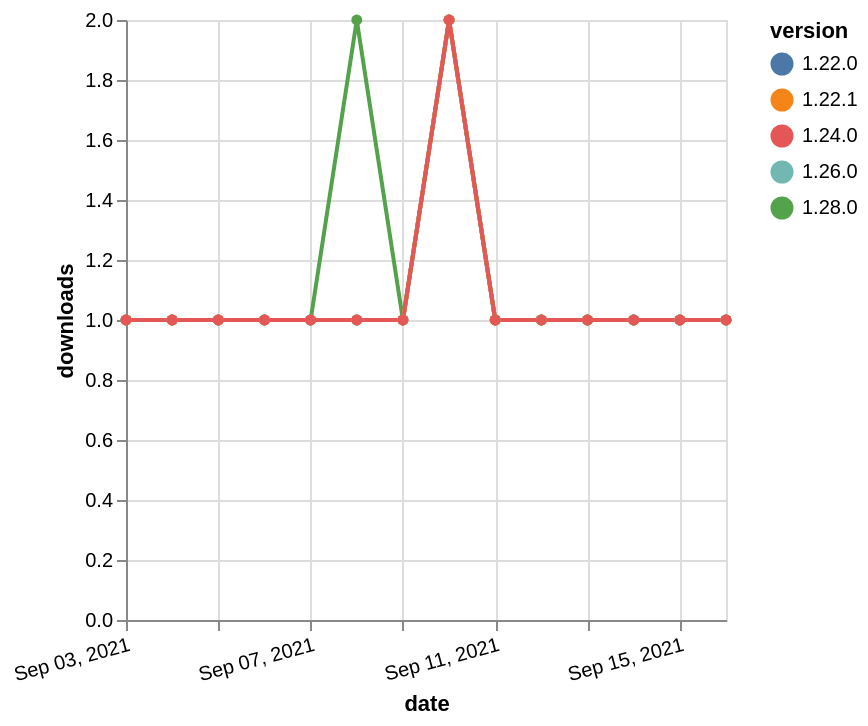

This figure's Vega-Lite source:
### Vega-Lite specification from a JSON file in a GitHub repository (floating-point values rounded to 4 significant figures)
{"$schema": "https://vega.github.io/schema/vega-lite/v5.json", "description": "A simple bar chart with embedded data.", "data": {"values": [{"date": "2021-09-03", "total": 259, "delta": 1, "version": "1.22.0"}, {"date": "2021-09-04", "total": 260, "delta": 1, "version": "1.22.0"}, {"date": "2021-09-05", "total": 261, "delta": 1, "version": "1.22.0"}, {"date": "2021-09-06", "total": 262, "delta": 1, "version": "1.22.0"}, {"date": "2021-09-07", "total": 263, "delta": 1, "version": "1.22.0"}, {"date": "2021-09-08", "total": 264, "delta": 1, "version": "1.22.0"}, {"date": "2021-09-09", "total": 265, "delta": 1, "version": "1.22.0"}, {"date": "2021-09-10", "total": 267, "delta": 2, "version": "1.22.0"}, {"date": "2021-09-11", "total": 268, "delta": 1, "version": "1.22.0"}, {"date": "2021-09-12", "total": 269, "delta": 1, "version": "1.22.0"}, {"date": "2021-09-13", "total": 270, "delta": 1, "version": "1.22.0"}, {"date": "2021-09-14", "total": 271, "delta": 1, "version": "1.22.0"}, {"date": "2021-09-15", "total": 272, "delta": 1, "version": "1.22.0"}, {"date": "2021-09-16", "total": 273, "delta": 1, "version": "1.22.0"}, {"date": "2021-09-03", "total": 178, "delta": 1, "version": "1.28.0"}, {"date": "2021-09-04", "total": 179, "delta": 1, "version": "1.28.0"}, {"date": "2021-09-05", "total": 180, "delta": 1, "version": "1.28.0"}, {"date": "2021-09-06", "total": 181, "delta": 1, "version": "1.28.0"}, {"date": "2021-09-07", "total": 182, "delta": 1, "version": "1.28.0"}, {"date": "2021-09-08", "total": 184, "delta": 2, "version": "1.28.0"}, {"date": "2021-09-09", "total": 185, "delta": 1, "version": "1.28.0"}, {"date": "2021-09-10", "total": 187, "delta": 2, "version": "1.28.0"}, {"date": "2021-09-11", "total": 188, "delta": 1, "version": "1.28.0"}, {"date": "2021-09-12", "total": 189, "delta": 1, "version": "1.28.0"}, {"date": "2021-09-13", "total": 190, "delta": 1, "version": "1.28.0"}, {"date": "2021-09-14", "total": 191, "delta": 1, "version": "1.28.0"}, {"date": "2021-09-15", "total": 192, "delta": 1, "version": "1.28.0"}, {"date": "2021-09-16", "total": 193, "delta": 1, "version": "1.28.0"}, {"date": "2021-09-03", "total": 195, "delta": 1, "version": "1.26.0"}, {"date": "2021-09-04", "total": 196, "delta": 1, "version": "1.26.0"}, {"date": "2021-09-05", "total": 197, "delta": 1, "version": "1.26.0"}, {"date": "2021-09-06", "total": 198, "delta": 1, "version": "1.26.0"}, {"date": "2021-09-07", "total": 199, "delta": 1, "version": "1.26.0"}, {"date": "2021-09-08", "total": 200, "delta": 1, "version": "1.26.0"}, {"date": "2021-09-09", "total": 201, "delta": 1, "version": "1.26.0"}, {"date": "2021-09-10", "total": 203, "delta": 2, "version": "1.26.0"}, {"date": "2021-09-11", "total": 204, "delta": 1, "version": "1.26.0"}, {"date": "2021-09-12", "total": 205, "delta": 1, "version": "1.26.0"}, {"date": "2021-09-13", "total": 206, "delta": 1, "version": "1.26.0"}, {"date": "2021-09-14", "total": 207, "delta": 1, "version": "1.26.0"}, {"date": "2021-09-15", "total": 208, "delta": 1, "version": "1.26.0"}, {"date": "2021-09-16", "total": 209, "delta": 1, "version": "1.26.0"}, {"date": "2021-09-03", "total": 264, "delta": 1, "version": "1.22.1"}, {"date": "2021-09-04", "total": 265, "delta": 1, "version": "1.22.1"}, {"date": "2021-09-05", "total": 266, "delta": 1, "version": "1.22.1"}, {"date": "2021-09-06", "total": 267, "delta": 1, "version": "1.22.1"}, {"date": "2021-09-07", "total": 268, "delta": 1, "version": "1.22.1"}, {"date": "2021-09-08", "total": 269, "delta": 1, "version": "1.22.1"}, {"date": "2021-09-09", "total": 270, "delta": 1, "version": "1.22.1"}, {"date": "2021-09-10", "total": 272, "delta": 2, "version": "1.22.1"}, {"date": "2021-09-11", "total": 273, "delta": 1, "version": "1.22.1"}, {"date": "2021-09-12", "total": 274, "delta": 1, "version": "1.22.1"}, {"date": "2021-09-13", "total": 275, "delta": 1, "version": "1.22.1"}, {"date": "2021-09-14", "total": 276, "delta": 1, "version": "1.22.1"}, {"date": "2021-09-15", "total": 277, "delta": 1, "version": "1.22.1"}, {"date": "2021-09-16", "total": 278, "delta": 1, "version": "1.22.1"}, {"date": "2021-09-03", "total": 206, "delta": 1, "version": "1.24.0"}, {"date": "2021-09-04", "total": 207, "delta": 1, "version": "1.24.0"}, {"date": "2021-09-05", "total": 208, "delta": 1, "version": "1.24.0"}, {"date": "2021-09-06", "total": 209, "delta": 1, "version": "1.24.0"}, {"date": "2021-09-07", "total": 210, "delta": 1, "version": "1.24.0"}, {"date": "2021-09-08", "total": 211, "delta": 1, "version": "1.24.0"}, {"date": "2021-09-09", "total": 212, "delta": 1, "version": "1.24.0"}, {"date": "2021-09-10", "total": 214, "delta": 2, "version": "1.24.0"}, {"date": "2021-09-11", "total": 215, "delta": 1, "version": "1.24.0"}, {"date": "2021-09-12", "total": 216, "delta": 1, "version": "1.24.0"}, {"date": "2021-09-13", "total": 217, "delta": 1, "version": "1.24.0"}, {"date": "2021-09-14", "total": 218, "delta": 1, "version": "1.24.0"}, {"date": "2021-09-15", "total": 219, "delta": 1, "version": "1.24.0"}, {"date": "2021-09-16", "total": 220, "delta": 1, "version": "1.24.0"}]}, "width": "container", "mark": {"type": "line", "point": {"filled": true}}, "encoding": {"x": {"field": "date", "type": "temporal", "timeUnit": "yearmonthdate", "title": "date", "axis": {"labelAngle": -15}}, "y": {"field": "delta", "type": "quantitative", "title": "downloads"}, "color": {"field": "version", "type": "nominal"}, "tooltip": {"field": "delta"}}}
